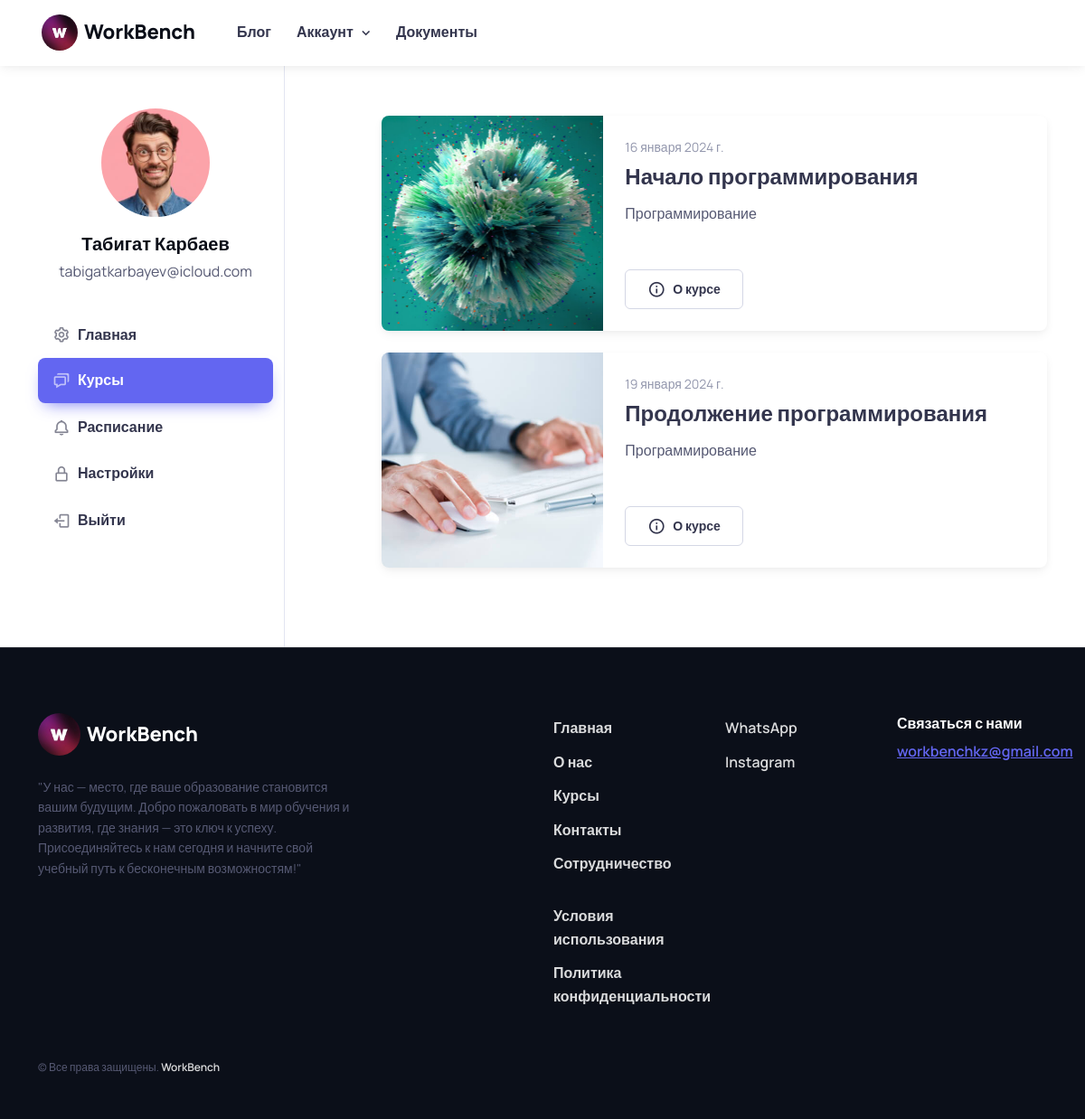
Page /users/student/courses/ (signed in) on the committed database.
### users/models.py (models this page shows, shortened)
class User(AbstractUser):
    ROLE_CHOICES = (
        ('student', 'Студент'),
        ('curator', 'Куратор'),
        ('admin', 'Администратор'),
    )
    COUNTRY_CHOICES = (
        ('kz', 'Казахстан'),
        ('ru', 'Россия'),
        ('ukr', 'Украина'),
        ('kg', 'Кыргызстан'),
        ('uz', 'Узбекистан'),
    )
    CITY_CHOICES = (
        ('tse', 'Астана'),
        ('ala', 'Алматы'),
        ('msq', 'Москва'),
        ('kiev', 'Киев'),
        ('bishkek', 'Бишкек'),
        ('tashkent', 'Ташкент'),
    )
    image = models.ImageField(upload_to='users_images', null=True, blank=True)
    role = models.CharField(max_length=10, choices=ROLE_CHOICES, default='student')
    phone = models.CharField(max_length=25, blank=True)
    bio = models.TextField(blank=True, null=True, default='Всем привет! Я ученик компании WorkBench!')
    country = models.CharField(choices=COUNTRY_CHOICES, max_length=15, default='kz')
    city = models.CharField(choices=CITY_CHOICES, max_length=20, default='tse')
    address = models.CharField(blank=True, null=True, default='', max_length=255)
    stream = models.ForeignKey('Stream', on_delete=models.SET_NULL, null=True, blank=True)

### courses/models.py (models this page shows, shortened)
class Course(models.Model):
    title = models.CharField(max_length=255)  # Название курса
    description = models.TextField()  # Описание курса
    duration = models.PositiveIntegerField()  # Продолжительность курса
    image = models.ImageField(upload_to='course_images', null=True, blank=True)
    start_date = models.DateField(blank=True, null=True, auto_created=True)
    course_type = models.ForeignKey(CourseType, on_delete=models.CASCADE, related_name='courses') # Связь с моделью "Course Type"
    curators = models.ManyToManyField(get_user_model())   # Связь с моделью "Curator"
    students = models.ManyToManyField(User, related_name='courses', blank=True)
    class Meta:
        verbose_name = 'Курс'
        verbose_name_plural = 'Курсы'

class CourseType(models.Model):
    title = models.CharField(max_length=155, null=True, blank=True)
    description = models.CharField(max_length=155, null=True, blank=True)
    time = models.PositiveIntegerField(default=90, null=True, blank=True)
    photo = models.ImageField(upload_to='course_type_images', null=True, blank=True)
    def __str__(self):
        return self.title
    class Meta:
        verbose_name = 'Тип курса'
        verbose_name_plural = 'Типы курсов'

### courses/views.py (the view)
# urls.py: path('', Courses.as_view(), name='courses'),
class Courses(View):
    def get(self, request):
        if request.user.groups.filter(name='Администраторы').exists():
            template_name = 'admin/starter-kit/courses.html'
            courses = Course.objects.all()
        elif request.user.groups.filter(name='Кураторы').exists():
            template_name = 'curator/starter-kit/courses.html'
            courses = Course.objects.all()
        else:
            template_name = 'student/starter-kit/courses.html'
            courses = Course.objects.filter(students=request.user)
        all_comments = Comment.objects.filter(Q(user=request.user) | Q(curator=request.user))
        student_comments = all_comments.filter(is_student_comment=True)
        curator_comments = all_comments.filter(is_student_comment=False)
        current_time = localtime(now())
        return render(request, template_name, {
            'courses': courses,
            'current_time': current_time,
            'student_comments': student_comments,
            'curator_comments': curator_comments
        })

### templates/student/starter-kit/courses.html (shortened to what this page needs)
{% extends 'student/starter-kit/base.html' %}
{% load static %}
          {% block content %}
              <div class="col-md-8 offset-lg-1 pb-5 mb-lg-2 pt-md-5 mt-n3 mt-md-0">
            <div class="ps-md-3 ps-lg-0 mt-md-2 pt-md-4 pb-md-2">
              {% for c in courses %}
              <div class="card border-0 shadow-sm overflow-hidden mb-4">
                <div class="row g-0">
                  {% if c.image %}
                  <a href="{% url 'users:student:courses:modules' c.pk %}" class="col-sm-4 bg-repeat-0 bg-position-center bg-size-cover" style="background-image: url({{ c.image.url }}); min-height: 13rem;" aria-label="Cover image"></a>
                  {% else %}
                  <a href="{% url 'users:student:courses:modules' c.pk %}" class="col-sm-4 bg-repeat-0 bg-position-center bg-size-cover" style="background-image: url({% static 'student/images/collection01.jpg' %}); min-height: 13rem;" aria-label="Cover image"></a>
                  {% endif %}
                  <div class="col-sm-8">
                    <div class="card-body">
                      <div class="fs-sm text-muted mb-1">{{ c.start_date }}</div>
                      <h2 class="h4 pb-1 mb-2">
                        <a href="{% url 'users:student:courses:modules' c.pk %}">{{ c.title }}</a>
                      </h2>
                      <p class="mb-4 mb-lg-5">{{ c.course_type }}</p>
                      <div class="d-flex">
                        <button type="button" class="btn btn-outline-secondary px-3 px-lg-4 me-3">
                          <i class="bx bx-info-circle fs-xl me-xl-2"></i>
                          <span class="d-none d-xl-inline">О курсе</span>
                        </button>
                      </div>
                    </div>
                  </div>
                </div>
              </div>
              {% endfor %}
            </div>
          </div>
          {% endblock %}

### templates/student/starter-kit/base.html (shortened to what this page needs)
<!DOCTYPE html>
{% load static %}
{% load humanize %}
<html lang="en" data-bs-theme="light">
<head>
    <link rel="stylesheet" media="screen" href="{% static 'student/css/boxicons.min.css' %}">
    <link rel="stylesheet" media="screen" href="{% static 'student/css/swiper-bundle.min.css' %}">
    <link rel="stylesheet" media="screen" href="{% static 'student/css/theme.min.css' %}">
  </head>
  <body>
    <main class="page-wrapper">
      <header class="header navbar navbar-expand-lg bg-light border-bottom border-light shadow-sm fixed-top">
        <div class="container px-3">
          <a href="{% url 'website:home' %}" class="navbar-brand pe-3">
            <img src="{% static 'website/img/logo.jpg' %}" width="40" style="border-radius: 50px;" alt="WorkBench">
            WorkBench
          </a>
          <div id="navbarNav" class="offcanvas offcanvas-end">
            <div class="offcanvas-body">
              <ul class="navbar-nav me-auto mb-2 mb-lg-0">
                  <li class="nav-item">
                  <a href="{% url 'users:blog:blog' %}" class="nav-link">Блог</a>
                </li>
                <li class="nav-item dropdown">
                  <a href="#" class="nav-link dropdown-toggle" data-bs-toggle="dropdown" aria-current="page">Аккаунт</a>
                </li>
                <li class="nav-item">
                  <a href="docs/getting-started.html" class="nav-link">Документы</a>
                </li>
              </ul>
            </div>
          </div>
          <div class="form-check form-switch mode-switch pe-lg-1 ms-auto me-4" data-bs-toggle="mode">
          </div>
        </div>
      </header>
      <section class="container pt-5">
        <div class="row">
          <aside class="col-lg-3 col-md-4 border-end pb-5 mt-n5">
            <div class="position-sticky top-0">
              <div class="text-center pt-5">
                <div class="d-table position-relative mx-auto mt-2 mt-lg-4 pt-5 mb-3">
                  {% if user.image %}
                  <img src="{{ user.image.url }}" class="d-block rounded-circle" width="120" alt="{{ user.first_name }} {{ user.last_name }}">
                  {% else %}
                  <img src="{% static 'student/images/18.jpg' %}" class="d-block rounded-circle" width="120" alt="{{ user.first_name }} {{ user.last_name }}">
                  {% endif %}
                </div>
                <h2 class="h5 mb-1">{{ user.first_name }} {{ user.last_name }}</h2>
                <p class="mb-3 pb-3">{{ user.email }}</p>
                <div id="account-menu" class="list-group list-group-flush collapse d-md-block">
                {% with request.resolver_match.url_name as current_url_name %}
                  <a href="{% url 'users:student:dashboard' %}" class="list-group-item list-group-item-action d-flex align-items-center {% if current_url_name == 'dashboard' %}active{% endif %}">
                    <i class="bx bx-cog fs-xl opacity-60 me-2"></i>
                    Главная
                  </a>
                  <a href="{% url 'users:student:courses:courses' %}" class="list-group-item list-group-item-action d-flex align-items-center {% if current_url_name == 'courses' %}active{% endif %}">
                    <i class="bx bx-chat fs-xl opacity-60 me-2"></i>
                    Курсы
                  </a>
                  <a href="{% url 'users:student:schedule:student_schedule' %}" class="list-group-item list-group-item-action d-flex align-items-center {% if current_url_name == 'student-schedule' %}active{% endif %}">
                    <i class="bx bx-bell fs-xl opacity-60 me-2"></i>
                    Расписание
                  </a>
                  <a href="{% url 'users:student:profile' %}" class="list-group-item list-group-item-action d-flex align-items-center {% if current_url_name == 'profile' %}active{% endif %}">
                    <i class="bx bx-lock-alt fs-xl opacity-60 me-2"></i>
                    Настройки
                  </a>
                  <a href="{% url 'users:student:logout' %}" class="list-group-item list-group-item-action d-flex align-items-center">
                    <i class="bx bx-log-out fs-xl opacity-60 me-2"></i>
                    Выйти
                  </a>
                {% endwith %}
                </div>
              </div>
            </div>
          </aside>
          {% block content %}
          {% endblock %}
        </div>
      </section>
    </main>
    <footer class="footer bg-dark border-top border-light pt-5 pb-4 pb-lg-5" data-bs-theme="dark">
      <div class="container pt-lg-4">
        <div class="row pb-5">
          <div class="col-lg-4 col-md-6">
            <div class="navbar-brand text-dark p-0 me-0 mb-3 mb-lg-4">
              <img style="border-radius: 50px;" src="{% static 'website/img/logo.jpg' %}" width="47px" alt="WorkBench">
              WorkBench
            </div>
            <p class="fs-sm pb-lg-3 mb-4">"У нас — место, где ваше образование становится вашим будущим. Добро пожаловать в мир обучения и развития, где знания — это ключ к успеху. Присоединяйтесь к нам сегодня и начните свой учебный путь к бесконечным возможностям!"</p>
          </div>
          <div class="col-xl-6 col-lg-7 col-md-5 offset-xl-2 offset-md-1 pt-4 pt-md-1 pt-lg-0">
            <div id="footer-links" class="row">
              <div class="col-lg-4">
                <div id="useful-links" class="collapse d-lg-block" data-bs-parent="#footer-links">
                  <ul class="nav flex-column pb-lg-1 mb-lg-3">
                    <li class="nav-item"><a href="{% url 'website:home'%}#" class="nav-link d-inline-block px-0 pt-1 pb-2">Главная</a></li>
                    <li class="nav-item"><a href="{% url 'website:about'%}#" class="nav-link d-inline-block px-0 pt-1 pb-2">О нас</a></li>
                    <li class="nav-item"><a href="{% url 'website:courses'%}#" class="nav-link d-inline-block px-0 pt-1 pb-2">Курсы</a></li>
                    <li class="nav-item"><a href="{% url 'website:contacts'%}#" class="nav-link d-inline-block px-0 pt-1 pb-2">Контакты</a></li>
                    <li class="nav-item"><a href="{% url 'website:collaboration'%}#" class="nav-link d-inline-block px-0 pt-1 pb-2">Сотрудничество</a></li>
                  </ul>
                  <ul class="nav flex-column mb-2 mb-lg-0">
                    <li class="nav-item"><a href="{% url 'website:terms'%}#" class="nav-link d-inline-block px-0 pt-1 pb-2">Условия использования</a></li>
                    <li class="nav-item"><a href="{% url 'website:privacy'%}#" class="nav-link d-inline-block px-0 pt-1 pb-2">Политика конфиденциальности</a></li>
                  </ul>
                </div>
              </div>
              <div class="col-xl-4 col-lg-3">
                <div id="social-links" class="collapse d-lg-block" data-bs-parent="#footer-links">
                  <ul class="nav flex-column mb-2 mb-lg-0">
                    <a href="https://wa.me/87077772817" class="nav-link d-inline-block px-0 pt-1 pb-2">WhatsApp</a>
                    <li class="nav-item"><a href="https://www.instagram.com/workbench.kz/" class="nav-link d-inline-block px-0 pt-1 pb-2">Instagram</a></li>
                  </ul>
                </div>
              </div>
              <div class="col-xl-4 col-lg-5 pt-2 pt-lg-0">
                <h6 class="mb-2">Связаться с нами</h6>
                <a href="mailto:workbenchkz@gmail.com" class="fw-medium">workbenchkz@gmail.com</a>
              </div>
            </div>
          </div>
        </div>
        <p class="nav d-block fs-xs text-center text-md-start pb-2 pb-lg-0 mb-0">
          &copy; Все права защищены.
          <a class="nav-link d-inline-block p-0" href="{% url 'website:home' %}" target="_blank" rel="noopener">WorkBench</a>
        </p>
      </div>
    </footer>
</body>
</html>

### rows in the picture
User: image (picture), first_name "Табигат", last_name "Карбаев", email "tabigatkarbayev@icloud.com"
Course: image (picture), start_date "16 января 2024 г.", title "Начало программирования", course_type "Программирование"
Course: image (picture), start_date "19 января 2024 г.", title "Продолжение программирования", course_type "Программирование"
